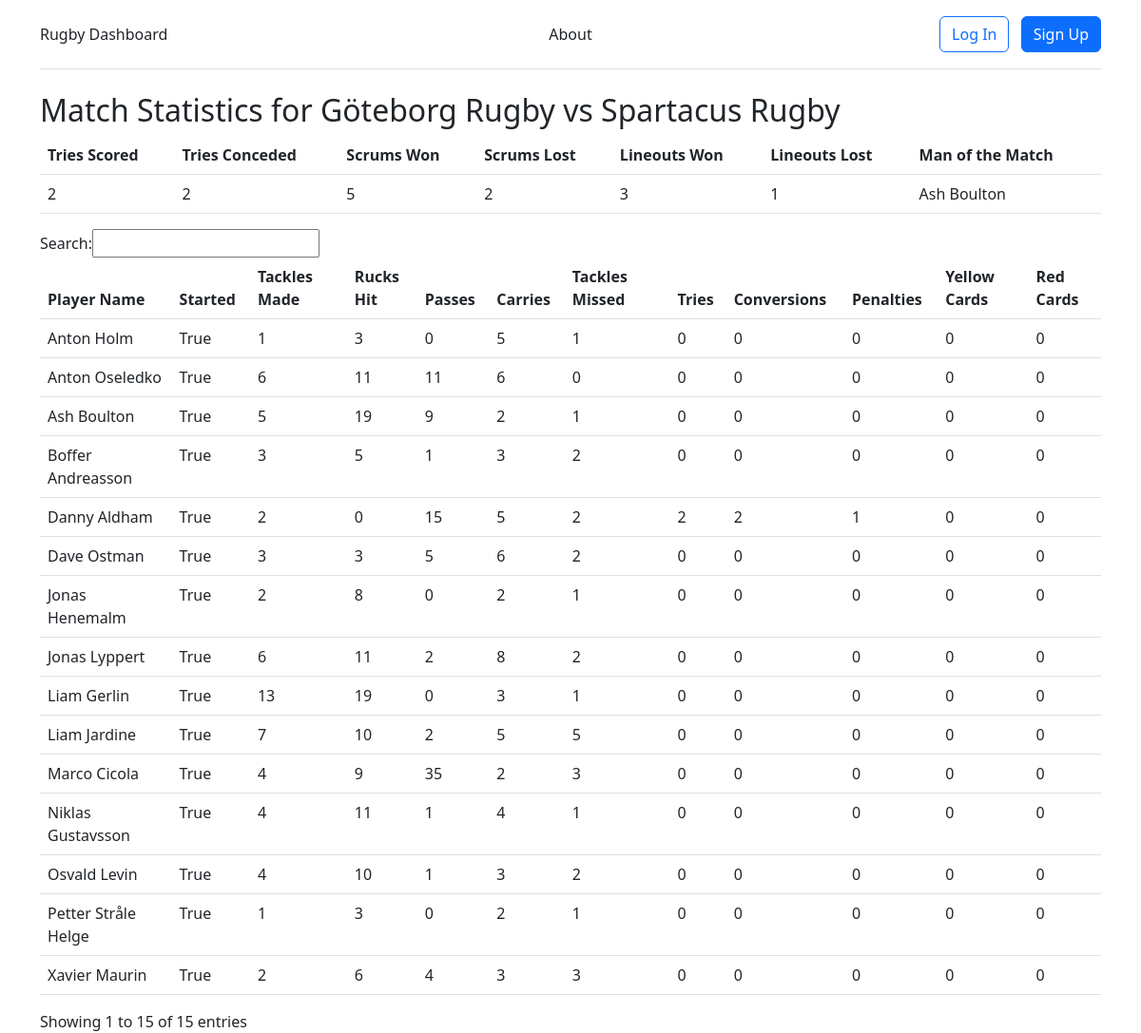
The page /match_stats/1/ on the database its author committed.
### stats/models.py (models this page shows, shortened)
class Match(models.Model):
    home_team = models.ForeignKey(Team, on_delete=models.CASCADE, related_name='home_matches')
    away_team = models.ForeignKey(Team, on_delete=models.CASCADE, related_name='away_matches')
    date = models.DateField()
    home_score = models.IntegerField(default=0)
    away_score = models.IntegerField(default=0)
    RESULT_CHOICES = [
        ('Win', 'Win'),
        ('Loss', 'Loss'),
        ('Draw', 'Draw')
    ]
    result = models.CharField(max_length=4, choices=RESULT_CHOICES, default='Draw')

class Team(models.Model):
    name = models.CharField(max_length=30)
    invite_code = models.CharField(max_length=10, null=True, blank=True)
    def __str__(self):
        return self.name

class MatchStatistics(models.Model):
    match = models.ForeignKey(Match, on_delete=models.CASCADE, related_name='match_statistics')
    team = models.ForeignKey(Team, on_delete=models.CASCADE)
    tries_scored = models.IntegerField(default=0)
    tries_conceded = models.IntegerField(default=0)
    scrums_won = models.IntegerField(default=0)
    scrums_lost = models.IntegerField(default=0)
    lineouts_won = models.IntegerField(default=0)
    lineouts_lost = models.IntegerField(default=0)
    motm = models.ForeignKey(Player, on_delete=models.CASCADE)

class Player(models.Model):
    first_name = models.CharField(max_length=30)
    last_name = models.CharField(max_length=30)
    position = models.ManyToManyField(Position)
    team = models.ForeignKey(Team, on_delete=models.CASCADE, null=True, blank=True)
    def full_name(self):
        return self.first_name + " " + self.last_name

class PlayerStatistic(models.Model):
    match = models.ForeignKey(Match, on_delete=models.CASCADE)
    player = models.ForeignKey(Player, on_delete=models.CASCADE)
    started = models.BooleanField(default=False)
    tackles_made = models.IntegerField(default=0)
    rucks_hit = models.IntegerField(default=0)
    passes = models.IntegerField(default=0)
    carries = models.IntegerField(default=0)
    tackles_missed = models.IntegerField(default=0)
    tries = models.IntegerField(default=0)
    conversions = models.IntegerField(default=0)
    penalties = models.IntegerField(default=0)
    yellow_cards = models.IntegerField(default=0)
    red_cards = models.IntegerField(default=0)

### stats/views.py (the view)
# urls.py: path('match_stats/<int:match_id>/', views.player_statistics, name='player_statistics'),
def player_statistics(request, match_id):
    match = Match.objects.get(id=match_id)
    player_statistics = PlayerStatistic.objects.filter(match=match)
    match_statistics = MatchStatistics.objects.filter(match=match)
    return render(request, 'player_statistics.html', {'player_statistics': player_statistics, 'match': match, 'match_statistics': match_statistics})

### stats/templates/player_statistics.html (shortened to what this page needs)
{% extends 'base.html' %}
{% block content %}
<div class="container">
  <h2>Match Statistics for {{ match.home_team }} vs {{ match.away_team }}</h2>
  <table class="table">
    <thead>
      <tr>
        <th>Tries Scored</th>
        <th>Tries Conceded</th>
        <th>Scrums Won</th>
        <th>Scrums Lost</th>
        <th>Lineouts Won</th>
        <th>Lineouts Lost</th>
        <th>Man of the Match</th>
      </tr>
    </thead>
    <tbody>
      {% for match_stat in match_statistics %}
      <tr>
        <td>{{ match_stat.tries_scored }}</td>
        <td>{{ match_stat.tries_conceded }}</td>
        <td>{{ match_stat.scrums_won }}</td>
        <td>{{ match_stat.scrums_lost }}</td>
        <td>{{ match_stat.lineouts_won }}</td>
        <td>{{ match_stat.lineouts_lost }}</td>
        <td>{{ match_stat.motm.full_name }}</td>
      </tr>
      {% endfor %}
    </tbody>
  </table>
  <table class="table" id="player_statistics">
    <thead>
      <tr>
          <th>Player Name</th>
          <th>Started</th>
          <th>Tackles Made</th>
          <th>Rucks Hit</th>
          <th>Passes</th>
          <th>Carries</th>
          <th>Tackles Missed</th>
          <th>Tries</th>
          <th>Conversions</th>
          <th>Penalties</th>
          <th>Yellow Cards</th>
          <th>Red Cards</th>
      </tr>
    </thead>
    <tbody>
      {% for player_stat in player_statistics %}
          <tr>
              <td>{{ player_stat.player.full_name }}</td>
              <td>{{ player_stat.started }}</td>
              <td>{{ player_stat.tackles_made }}</td>
              <td>{{ player_stat.rucks_hit }}</td>
              <td>{{ player_stat.passes }}</td>
              <td>{{ player_stat.carries }}</td>
              <td>{{ player_stat.tackles_missed }}</td>
              <td>{{ player_stat.tries }}</td>
              <td>{{ player_stat.conversions }}</td>
              <td>{{ player_stat.penalties }}</td>
              <td>{{ player_stat.yellow_cards }}</td>
              <td>{{ player_stat.red_cards }}</td>
          </tr>
      {% endfor %}
    </tbody>
  </table>
{% endblock %}

### rows shown on the page
Match: home_team "Göteborg Rugby", away_team "Spartacus Rugby"
MatchStatistics: tries_scored "2", tries_conceded "2", scrums_won "5", scrums_lost "2", lineouts_won "3", lineouts_lost "1", motm.full_name "Ash Boulton"
PlayerStatistic: player.full_name "Anton Oseledko", started "True", tackles_made "6", rucks_hit "11", passes "11", carries "6", tackles_missed "0", tries "0", conversions "0", penalties "0", yellow_cards "0", red_cards "0"
PlayerStatistic: player.full_name "Osvald Levin", started "True", tackles_made "4", rucks_hit "10", passes "1", carries "3", tackles_missed "2", tries "0", conversions "0", penalties "0", yellow_cards "0", red_cards "0"
PlayerStatistic: player.full_name "Petter Stråle Helge", started "True", tackles_made "1", rucks_hit "3", passes "0", carries "2", tackles_missed "1", tries "0", conversions "0", penalties "0", yellow_cards "0", red_cards "0"
PlayerStatistic: player.full_name "Danny Aldham", started "True", tackles_made "2", rucks_hit "0", passes "15", carries "5", tackles_missed "2", tries "2", conversions "2", penalties "1", yellow_cards "0", red_cards "0"
PlayerStatistic: player.full_name "Jonas Henemalm", started "True", tackles_made "2", rucks_hit "8", passes "0", carries "2", tackles_missed "1", tries "0", conversions "0", penalties "0", yellow_cards "0", red_cards "0"
PlayerStatistic: player.full_name "Niklas Gustavsson", started "True", tackles_made "4", rucks_hit "11", passes "1", carries "4", tackles_missed "1", tries "0", conversions "0", penalties "0", yellow_cards "0", red_cards "0"
PlayerStatistic: player.full_name "Liam Gerlin", started "True", tackles_made "13", rucks_hit "19", passes "0", carries "3", tackles_missed "1", tries "0", conversions "0", penalties "0", yellow_cards "0", red_cards "0"
PlayerStatistic: player.full_name "Ash Boulton", started "True", tackles_made "5", rucks_hit "19", passes "9", carries "2", tackles_missed "1", tries "0", conversions "0", penalties "0", yellow_cards "0", red_cards "0"
PlayerStatistic: player.full_name "Jonas Lyppert", started "True", tackles_made "6", rucks_hit "11", passes "2", carries "8", tackles_missed "2", tries "0", conversions "0", penalties "0", yellow_cards "0", red_cards "0"
PlayerStatistic: player.full_name "Marco Cicola", started "True", tackles_made "4", rucks_hit "9", passes "35", carries "2", tackles_missed "3", tries "0", conversions "0", penalties "0", yellow_cards "0", red_cards "0"
PlayerStatistic: player.full_name "Xavier Maurin", started "True", tackles_made "2", rucks_hit "6", passes "4", carries "3", tackles_missed "3", tries "0", conversions "0", penalties "0", yellow_cards "0", red_cards "0"
PlayerStatistic: player.full_name "Liam Jardine", started "True", tackles_made "7", rucks_hit "10", passes "2", carries "5", tackles_missed "5", tries "0", conversions "0", penalties "0", yellow_cards "0", red_cards "0"
PlayerStatistic: player.full_name "Anton Holm", started "True", tackles_made "1", rucks_hit "3", passes "0", carries "5", tackles_missed "1", tries "0", conversions "0", penalties "0", yellow_cards "0", red_cards "0"
PlayerStatistic: player.full_name "Boffer Andreasson", started "True", tackles_made "3", rucks_hit "5", passes "1", carries "3", tackles_missed "2", tries "0", conversions "0", penalties "0", yellow_cards "0", red_cards "0"
PlayerStatistic: player.full_name "Dave Ostman", started "True", tackles_made "3", rucks_hit "3", passes "5", carries "6", tackles_missed "2", tries "0", conversions "0", penalties "0", yellow_cards "0", red_cards "0"
